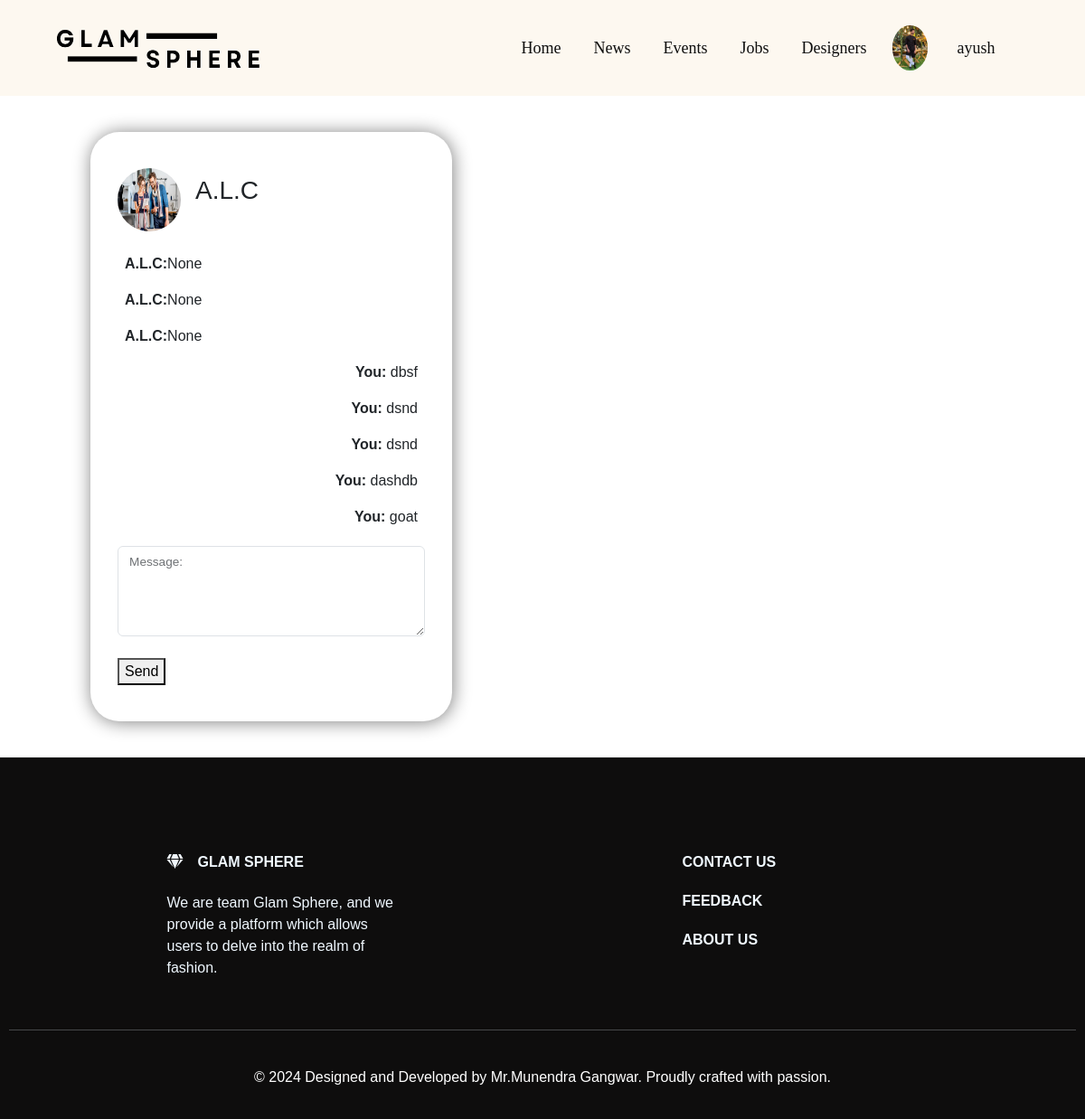
/chat/alc101/ (signed in), run on the app's committed database.
### fn_app/models.py (models this page shows, shortened)
class User(models.Model):
    u_pic = models.FileField(max_length=100, upload_to='Users/', default="")
    u_ID=models.CharField(max_length=20,primary_key=True)
    u_password=models.CharField(max_length=20)
    u_name=models.CharField(max_length=40)
    u_mail=models.EmailField(unique=True)
    u_gender=models.CharField(max_length=6)
    u_phone=models.CharField(max_length=11)
    u_address=models.TextField()
    user = models.BooleanField(default=True)
    u_city=models.CharField(max_length=20)
    u_state=models.CharField(max_length=20)
    date=models.DateField(default=timezone.now)

class Designer(models.Model):
    d_pic = models.FileField(max_length=100, upload_to='Designers/', default="")
    d_ID=models.CharField(max_length=20,primary_key=True)
    d_password=models.CharField(max_length=20)
    d_name=models.CharField(max_length=40)
    d_mail=models.EmailField(unique=True)
    d_phone=models.CharField(max_length=11)
    d_qualification=models.CharField(max_length=20)
    d_state=models.CharField(max_length=20)
    d_city=models.CharField(max_length=20)
    designer = models.BooleanField(default=True)
    d_gender=models.CharField(max_length=6)
    d_skills=models.CharField(max_length=50)
    d_about=models.TextField()
    date=models.DateField(default=timezone.now)

class Message(models.Model):
    user=models.ForeignKey(User,  on_delete=models.DO_NOTHING)
    designer=models.ForeignKey(Designer, on_delete=models.DO_NOTHING)
    user_message=models.CharField(max_length=250, null=True, blank=True)
    designer_message=models.CharField(max_length=250, null=True, blank=True)
    date=models.DateField(default=timezone.now)

### fn_app/views.py (the view)
# urls.py: path('chat/<str:id>/', views.chat, name='chat'),
def chat(request, id):
    key = request.session.get('session_key')
    if key:
        try:
            user = User.objects.get(u_ID=key)
        except User.DoesNotExist:
            return redirect('user_reg')
        receiver = get_object_or_404(Designer, d_ID=id)
        if request.method == 'POST':
            message = request.POST.get('message', '')
            if message:
                chat_message = Message()
                chat_message.user = user
                chat_message.designer = receiver
                if isinstance(user, User):
                    chat_message.user_message = message
                elif isinstance(user, Designer):
                    chat_message.designer_message = message
                chat_message.save()
                return redirect('chat', id=id)
        else:
            chat_messages = Message.objects.filter(user=user, designer=receiver)
            return render(request, 'fn_app/html/chat.html', {'user': user, 'receiver': receiver, 'chat_messages': chat_messages})
    return redirect('user_registration')

### fn_app/templates/fn_app/html/chat.html (shortened to what this page needs)
{%extends 'fn_app/html/base.html'%}
{%block content%}
    <div class="dc">
        <div class="frm scrl">
            <div class="d-flex p-0 mb-4">
                <img src="{{receiver.d_pic.url}}" style="height: 70px; width: 70px; border-radius: 50%;" alt="">
                <h3 class="ms-3 mt-2 beige">{{receiver.d_name}}</h3>
            </div>
            <div class="mb-4 px-2" style="overflow: scroll; scroll-behavior: auto; height: 300px !important;">
                {% for message in chat_messages %}
                    {% if message.user_message%}
                        <p class="text-end"><strong>You: </strong> {{ message.user_message }}</p>
                    {% else %}
                        <p> <strong>{{ message.designer.d_name }}:</strong>{{ message.designer_message }}</p>
                    {% endif %}
                {% endfor %}
            </div>
            <form method="post">
                <div class="form-floating">
                    <textarea class="form-control" id="message" name="message"></textarea>
                    <label class="form-label" for="message">Message:</label><br>
                    </div>
                    <button class="btan" type="submit">Send</button>
            </form>
        </div>
    </div>
    {%endblock%}

### fn_app/templates/fn_app/common/header.html (shortened to what this page needs)
{% load static %}
    <nav class="navbar navbar-expand-lg sticky-top " style=" background-color:#fdf8f0  ;">
<img class="img" src="{% static 'fn_app/images/LOGO.png'%}"  alt="">
        <div class="container-fluid" style="text-align: center;">
          <div class="collapse navbar-collapse" id="navbarSupportedContent">
            {%if request.session.session_key%}
              {%if user.user%}
              <ul class="navbar-nav me-auto mb-2 mb-lg-0" style="margin-left: 25%;">
                <li class="nav-item">
                  <a class="nav-link" aria-current="page" class=" home-button" href="/">  Home </a>
                </li>
                <li class="nav-item">
                  <a class="nav-link" href="{{'/news/'}}">  News</a>
                </li>
                <li class="nav-item">
                  <a class="nav-link" href="{{'/events/'}}">Events</a>
                </li>
                <li class="nav-item">
                  <a class="nav-link" href="{{'/job_request/'}}">Jobs</a>
                </li>
                <li class="nav-item">
                  <a class="nav-link" href="{{'/designer/'}}" id="designer-link">Designers</a>
                </li>
              </ul>
              <img src="{{user.u_pic.url}}" style="height: 50px; width: 50px; border-radius: 50%;" alt="">
            <div class="dropdown me-5">
              <a class="nav-link dropdown me-5" href="#" id="login-button" role="button" data-bs-toggle="dropdown" aria-expanded="false"> {{user.u_name}}</a>
          </div>
        {%endif%}
          {%endif%}
          </div>
        </div>
      </nav>

### fn_app/static/fn_app/css/style.css (style rules this page uses)
.dc { gap: 30px; display: flex; flex-wrap: wrap; margin: 0px 60px; }

### fn_app/static/fn_app/css/index.css (style rules this page uses)
* { box-sizing: border-box; font-family: sans-serif; }

### fn_app/templates/fn_app/common/header.html (style rules this page uses)
.nav-link { transition: all 0.2s; color: rgb(15, 15, 15); font-size: 18px; font-family: Verdana; }
.navbar { margin: 0; transition: transform 0.5s; display: flex; justify-content: center; }
nav li { margin-right: 20px; }
.img { margin: 20px 50px; height: 50px; width: 250px; }

### data on the page
User: u_pic (picture), u_name "ayush"
Designer: d_pic (picture), d_name "A.L.C"
Message: designer.d_name "A.L.C", designer_message "None"
Message: designer.d_name "A.L.C", designer_message "None"
Message: designer.d_name "A.L.C", designer_message "None"
Message: user_message "dbsf"
Message: user_message "dsnd"
Message: user_message "dsnd"
Message: user_message "dashdb"
Message: user_message "goat"
